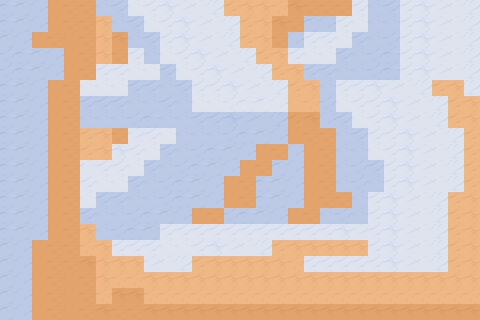

This is a level from a 2D game, rendered from its Tiled map with the project's own tilesets. A one-line summary and the complete map file follow:
An orthogonal 30x20 tile map with 16x16 px tiles, 2 tile layers (Calque de Tuiles 1, Calque de Tuiles 2), 2 tilesets and 2 objects (spawn_housse, exit_housse).

<map version="1.10" tiledversion="1.11.2" orientation="orthogonal" renderorder="right-down" width="30" height="20" tilewidth="16" tileheight="16" infinite="0" nextlayerid="5" nextobjectid="8">
 <tileset firstgid="1" name="Floors_Tiles" tilewidth="16" tileheight="16" tilecount="650" columns="25">
  <image source="Pixel Crawler - Free Pack 2.0.4/Environment/Tilesets/Floors_Tiles.png" width="400" height="416" />
 </tileset>
 <tileset firstgid="651" source="tiles/Floors_Tiles.tsx" />
 <layer id="1" name="Calque de Tuiles 1" width="30" height="20">
  <data encoding="csv">
628,629,630,631,632,632,626,601,576,551,552,553,554,555,556,557,557,582,607,632,632,632,551,626,601,551,552,553,554,555,
628,629,630,631,632,632,557,626,601,576,551,552,553,554,555,556,557,607,632,629,630,551,576,626,626,551,552,553,554,555,
629,630,631,632,631,632,557,607,626,601,551,552,553,554,555,556,557,632,630,551,551,576,601,626,627,551,552,553,554,555,
627,628,629,630,631,632,557,632,551,626,576,551,552,553,554,555,556,557,551,576,576,601,626,627,628,551,552,553,554,555,
627,628,629,630,631,632,551,551,576,576,601,576,551,552,553,554,555,556,557,601,601,626,626,627,628,551,552,553,554,555,
628,629,630,631,632,576,576,576,601,601,626,601,551,551,552,553,554,555,556,557,626,551,551,552,553,554,555,556,557,555,
628,629,630,631,632,601,601,601,626,626,601,626,576,576,577,578,579,580,581,582,627,576,551,551,552,553,554,555,556,557,
628,629,630,631,632,626,626,626,627,628,626,626,601,601,602,603,604,605,606,607,630,601,576,551,552,553,554,555,556,557,
628,629,630,631,632,556,557,632,553,551,576,626,626,626,627,628,629,630,631,632,632,626,601,551,551,552,553,554,555,556,
628,629,630,631,632,556,557,552,551,576,601,626,627,628,629,630,631,632,630,631,632,626,626,576,551,552,553,554,555,556,
628,629,630,631,632,554,551,551,576,601,626,627,628,629,630,631,632,629,630,631,632,626,627,601,551,552,553,554,555,556,
628,629,630,631,632,551,576,576,601,626,627,628,629,630,631,632,628,629,630,631,632,626,627,626,551,552,553,554,555,556,
628,629,630,631,632,576,601,601,626,626,627,628,629,630,631,632,628,629,630,631,632,632,626,551,552,553,554,555,556,557,
628,629,630,631,632,601,626,626,627,628,629,630,631,632,627,628,629,630,631,632,626,627,626,551,552,553,554,555,556,557,
628,629,630,631,632,557,626,627,628,629,551,551,551,551,551,551,551,551,551,551,551,552,553,551,552,553,554,555,556,557,
629,630,631,632,632,582,557,551,551,551,576,576,551,552,553,554,555,556,557,557,557,557,557,551,552,553,554,555,556,557,
629,630,631,632,632,607,557,557,557,553,554,555,556,557,557,557,557,557,582,551,551,551,551,551,552,553,554,555,556,557,
629,630,631,632,631,632,557,582,582,557,557,557,557,557,557,557,557,557,557,557,557,557,557,557,557,557,557,557,557,557,
629,630,631,632,631,632,582,607,607,582,582,582,582,582,582,582,582,582,582,582,582,582,582,582,582,582,582,582,582,582,
629,630,631,632,631,632,607,632,632,607,607,607,607,607,607,607,607,607,607,607,607,607,607,607,607,607,607,607,607,607
</data>
 </layer>
 <objectgroup id="4" name="Calque d'Objets 1">
  <object id="4" name="spawn_housse" x="279" y="71.6667">
   <point />
  </object>
  <object id="7" name="exit_housse" x="337.333" y="50.3333" width="68" height="28" />
 </objectgroup>
 <layer id="2" name="Calque de Tuiles 2" width="30" height="20">
  <data encoding="csv">
0,0,0,0,0,0,0,0,0,0,0,0,0,0,0,0,0,0,0,0,0,0,0,0,0,0,0,0,0,0,
0,0,0,0,0,0,0,0,0,0,0,0,0,0,0,0,0,0,0,0,0,0,0,0,0,0,0,0,0,0,
0,0,0,0,0,0,0,0,0,0,0,0,0,0,0,0,0,0,0,0,0,0,0,0,0,0,0,0,0,0,
0,0,0,0,0,0,0,0,0,0,0,0,0,0,0,0,0,0,0,0,0,0,0,0,0,0,0,0,0,0,
0,0,0,0,0,0,0,0,0,0,0,0,0,0,0,0,0,0,0,0,0,0,0,0,0,0,0,0,0,0,
0,0,0,0,0,0,0,0,0,0,0,0,0,0,0,0,0,0,0,0,0,0,0,0,0,0,0,0,0,0,
0,0,0,0,0,0,0,0,0,0,0,0,0,0,0,0,0,0,0,0,0,0,0,0,0,0,0,0,0,0,
0,0,0,0,0,0,0,0,0,0,0,0,0,0,0,0,0,0,0,0,0,0,0,0,0,0,0,0,0,0,
0,0,0,0,0,0,0,0,0,0,0,0,0,0,0,0,0,0,0,0,0,0,0,0,0,0,0,0,0,0,
0,0,0,0,0,0,0,0,0,0,0,0,0,0,0,0,0,0,0,0,0,0,0,0,0,0,0,0,0,0,
0,0,0,0,0,0,0,0,0,0,0,0,0,0,0,0,0,0,0,0,0,0,0,0,0,0,0,0,0,0,
0,0,0,0,0,0,0,0,0,0,0,0,0,0,0,0,0,0,0,0,0,0,0,0,0,0,0,0,0,0,
0,0,0,0,0,0,0,0,0,0,0,0,0,0,0,0,0,0,0,0,0,0,0,0,0,0,0,0,0,0,
0,0,0,0,0,0,0,0,0,0,0,0,0,0,0,0,0,0,0,0,0,0,0,0,0,0,0,0,0,0,
0,0,0,0,0,0,0,0,0,0,0,0,0,0,0,0,0,0,0,0,0,0,0,0,0,0,0,0,0,0,
0,0,0,0,0,0,0,0,0,0,0,0,0,0,0,0,0,0,0,0,0,0,0,0,0,0,0,0,0,0,
0,0,0,0,0,0,0,0,0,0,0,0,0,0,0,0,0,0,0,0,0,0,0,0,0,0,0,0,0,0,
0,0,0,0,0,0,0,0,0,0,0,0,0,0,0,0,0,0,0,0,0,0,0,0,0,0,0,0,0,0,
0,0,0,0,0,0,0,0,0,0,0,0,0,0,0,0,0,0,0,0,0,0,0,0,0,0,0,0,0,0,
0,0,0,0,0,0,0,0,0,0,0,0,0,0,0,0,0,0,0,0,0,0,0,0,0,0,0,0,0,0
</data>
 </layer>
</map>
